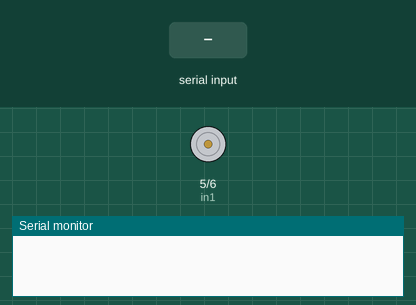
This sketch was run on a simulated Arduino Uno, built with avr-gcc and run on an emulated ATmega328P. Parts: motor-driver pin pairs drawn as motors (green arrow = first pin HIGH = forward, orange = second pin HIGH = backward, longer = more drive, scaled by the enable pin), the last lines printed to the serial monitor. Inputs (shaded band) come from the test bench.

Above: at 1.2 s.
1.3 s: "m" received over Serial
At 2.5 s:
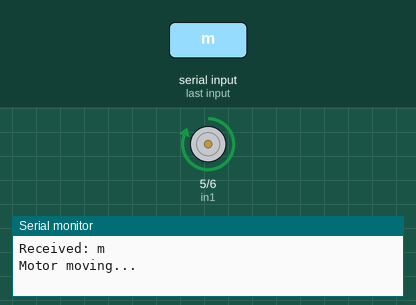
2.8 s: "s" received over Serial
At 3.8 s:
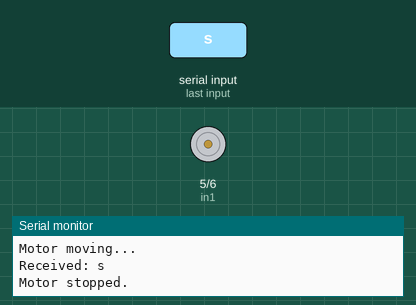
Timing chart, 0 to 5.8 s (numbered marks = the images above; inputs shaded):
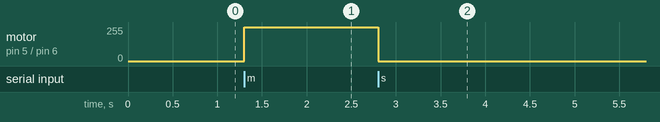

Measured:
- after the input at 1.3 s, motor on pin 5 (in1) / pin 6 (in2): stopped → forward 255/255 at once
- after the input at 2.8 s, motor on pin 5 (in1) / pin 6 (in2): forward 255/255 → stopped at once

The sketch:

SeniorProject.ino
```cpp
int in1 = 5;
int in2 = 6;
int ena = 8;  // Enable A for PWM control

char command = ' ';

void setup() {
  Serial.begin(9600); // Start serial communication
  pinMode(in1, OUTPUT);
  pinMode(in2, OUTPUT);
  pinMode(ena, OUTPUT);
}

void loop() {
  // Check if a character has been sent via Serial
  if (Serial.available() > 0) {
    command = Serial.read(); // Read the character
    Serial.print("Received: ");
    Serial.println(command);

    if (command == 'm') {
      // Move motor forward
      digitalWrite(in1, HIGH);
      digitalWrite(in2, LOW);
      analogWrite(ena, 150);  // Adjust speed (0-255)
      Serial.println("Motor moving...");
    } else if (command == 's') {
      // Stop motor
      digitalWrite(in1, LOW);
      digitalWrite(in2, LOW);
      analogWrite(ena, 0);
      Serial.println("Motor stopped.");
    }
  }
}
```
